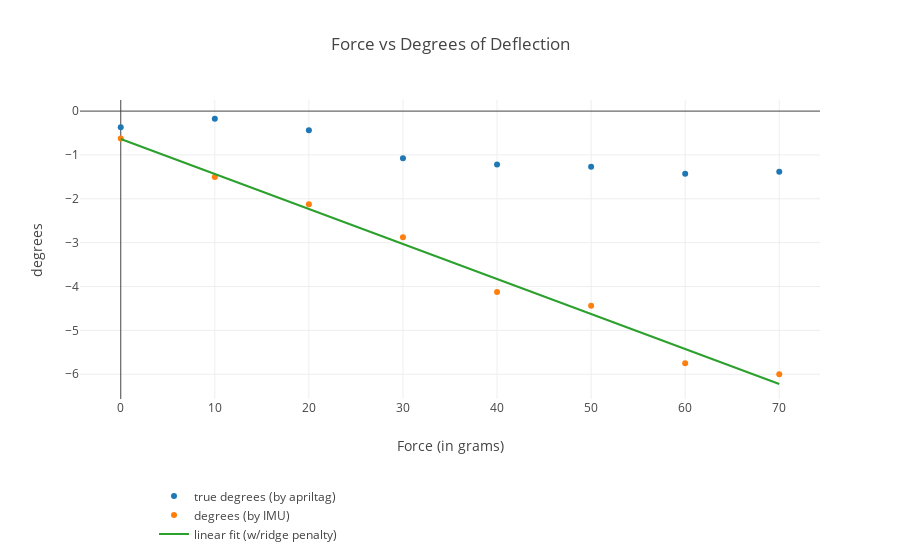

Source (notebook cell):
### Code cell
data = [trace1, trace0, trace2]

layout = go.Layout(
    title='Force vs Degrees of Deflection',
    yaxis=dict(title='degrees'),
    xaxis=dict(title='Force (in grams)'),
    legend=dict(x=.1, y=-.5) )

fig = go.Figure(data=data, layout=layout)
# Plot and embed in ipython notebook!

print('Coefficients: \n', regr.coef_)
print("Mean squared error: %.2f" % mean_squared_error(yIMU, yPred))
print('Variance score (ideal 1): %.2f' % r2_score(yIMU, yPred)) 
po.iplot(fig)
#po.plot(fig, filename='temp_plot.html')

### Figure 1 — Plotly figure (JSON) as saved in the notebook; plotly's stock layout.template omitted (floating-point values rounded to 4 significant figures)
{"data": [{"mode": "markers", "name": "true degrees (by apriltag)", "type": "scatter", "x": [0, 10, 20, 30, 40, 50, 60, 70], "y": [-0.3658, -0.1734, -0.4396, -1.077, -1.218, -1.266, -1.427, -1.384]}, {"mode": "markers", "name": "degrees (by IMU)", "type": "scatter", "x": [0, 10, 20, 30, 40, 50, 60, 70], "y": [-0.625, -1.5, -2.125, -2.875, -4.125, -4.438, -5.75, -6]}, {"name": "linear fit (w/ridge penalty)", "type": "scatter", "x": [0, 3.684, 7.368, 11.05, 14.74, 18.42, 22.11, 25.79, 29.47, 33.16, 36.84, 40.53, 44.21, 47.89, 51.58, 55.26, 58.95, 62.63, 66.32, 70], "y": [-0.6354, -0.9296, -1.224, -1.518, -1.812, -2.106, -2.4, -2.694, -2.988, -3.283, -3.577, -3.871, -4.165, -4.459, -4.753, -5.047, -5.342, -5.636, -5.93, -6.224]}], "layout": {"legend": {"x": 0.1, "y": -0.5}, "title": "Force vs Degrees of Deflection", "xaxis": {"title": "Force (in grams)"}, "yaxis": {"title": "degrees"}}}
